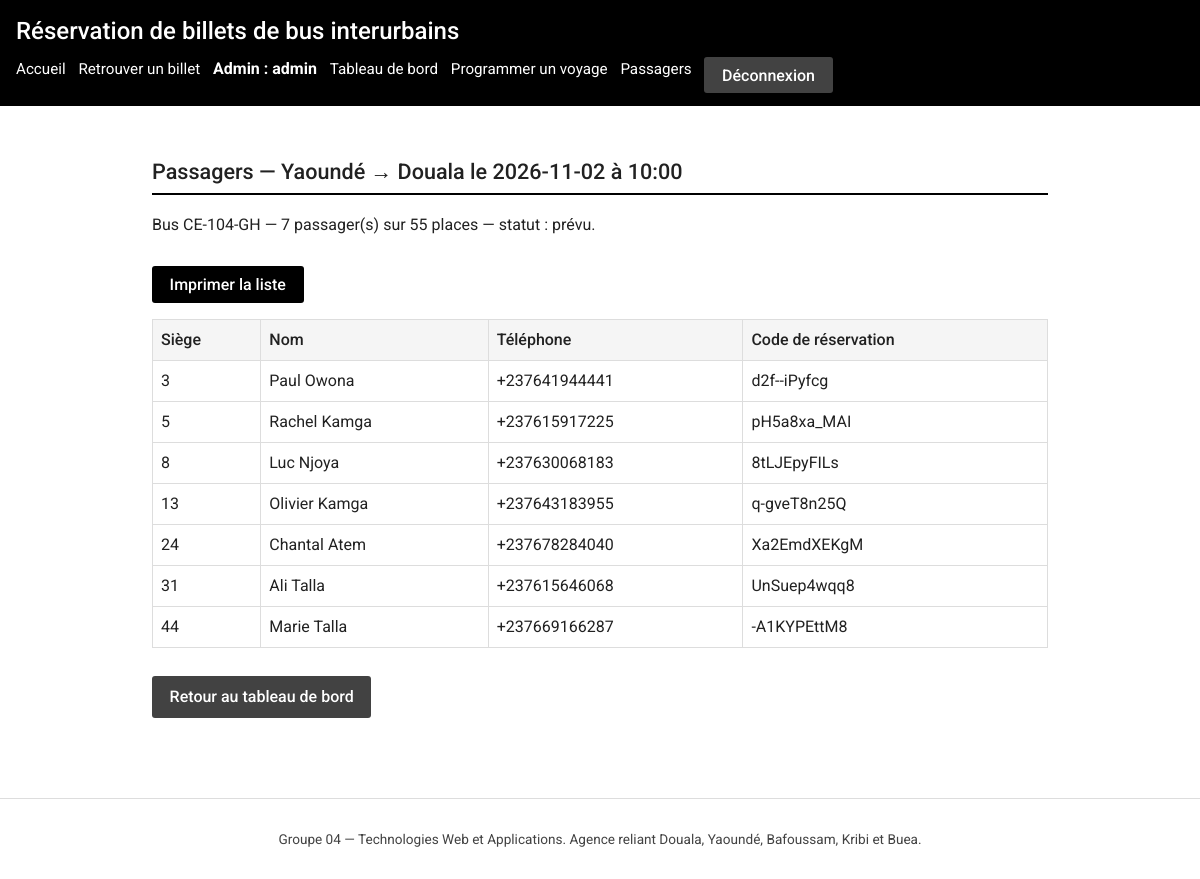
The app's page /admin/voyages/58/passagers (signed in), older data.
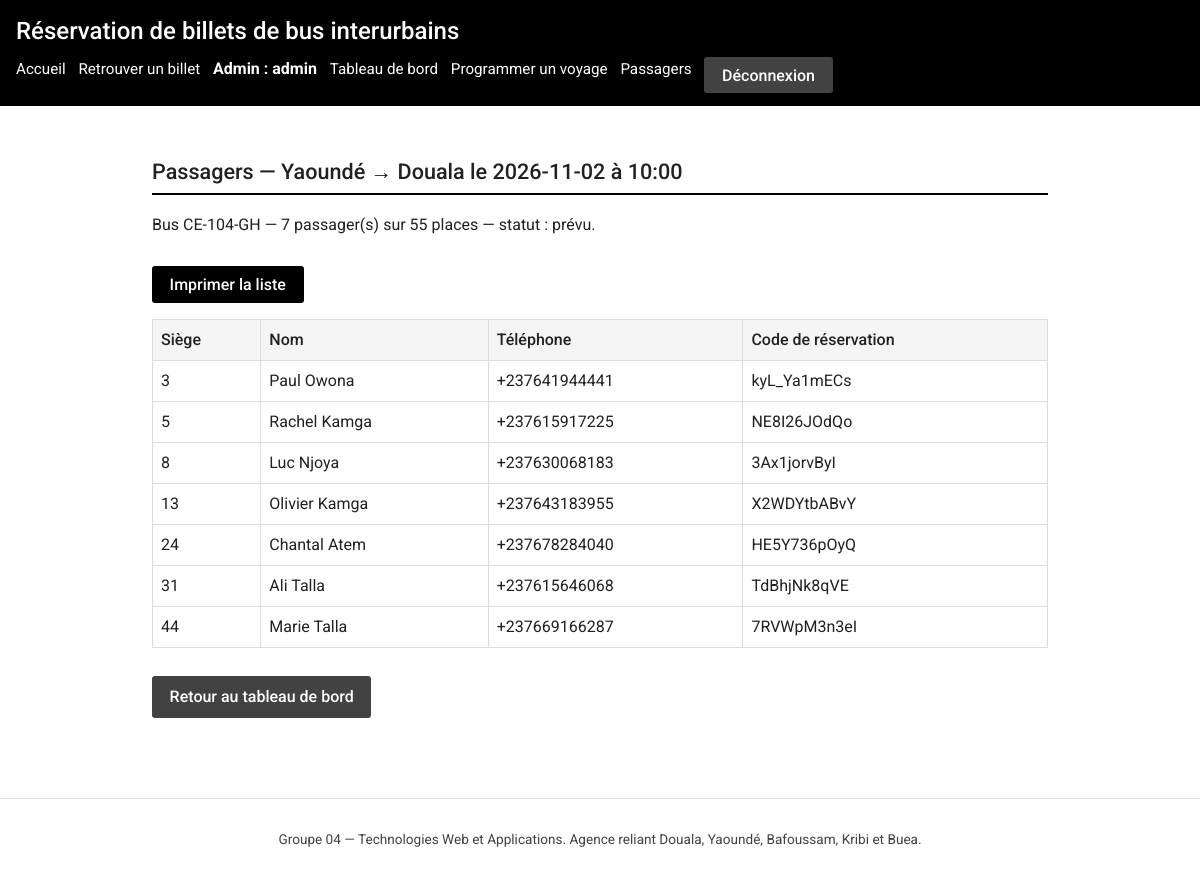
The same page, newer data.
### tables this page shows
CREATE TABLE billets (
    id               INTEGER PRIMARY KEY AUTOINCREMENT,
    voyage_id        INTEGER NOT NULL REFERENCES voyages(id),
    numero_siege     INTEGER NOT NULL CHECK (numero_siege >= 1),
    nom              TEXT NOT NULL,
    telephone        TEXT NOT NULL,
    piece_identite   TEXT NOT NULL,
    code_reservation TEXT NOT NULL UNIQUE,
    date_achat       TEXT NOT NULL,     -- format ISO AAAA-MM-JJ
    -- Anti double-vente : un siège jamais deux fois pour le même voyage
    UNIQUE (voyage_id, numero_siege)
);

### app.py (the view)
@app.route("/admin/voyages/<int:voyage_id>/passagers")
@administrateur_requis
def admin_passagers(voyage_id):
    bdd = get_db()
    voyage = bdd.execute(
        """SELECT v.id, v.date, v.heure, v.statut,
                  t.ville_depart, t.ville_arrivee,
                  b.immatriculation, b.nombre_places
           FROM voyages v
           JOIN trajets t ON t.id = v.trajet_id
           JOIN bus b ON b.id = v.bus_id
           WHERE v.id = ?""",
        (voyage_id,),
    ).fetchone()
    if voyage is None:
        flash("Voyage introuvable.", "erreur")
        return redirect(url_for("admin_tableau"))
    passagers = bdd.execute(
        """SELECT nom, telephone, numero_siege, code_reservation
           FROM billets WHERE voyage_id = ?
           ORDER BY numero_siege""",
        (voyage_id,),
    ).fetchall()
    return render_template(
        "admin/passagers.html", voyage=voyage, passagers=passagers
    )

### app.py (called while the page is built)
def get_db():
    if "bdd" not in g:
        g.bdd = sqlite3.connect(CHEMIN_BDD)
        g.bdd.row_factory = sqlite3.Row
        g.bdd.execute("PRAGMA foreign_keys = ON")
    return g.bdd

@app.teardown_appcontext
def fermer_bdd(exception):
    bdd = g.pop("bdd", None)
    if bdd is not None:
        bdd.close()

def administrateur_requis(vue):
    @wraps(vue)
    def enveloppe(*args, **kwargs):
        if session.get("admin_id") is None:
            flash("Accès refusé : connectez-vous à l'administration.", "erreur")
            return redirect(url_for("admin_connexion"))
        return vue(*args, **kwargs)
    return enveloppe

### templates/admin/passagers.html (shortened to what this page needs)
{% extends "admin/base_admin.html" %}
{% block liens_admin %}
  <li><a href="{{ url_for('admin_passagers', voyage_id=voyage.id) }}">Passagers</a></li>
{% endblock %}
{% block contenu_admin %}
<section>
  <h2>Passagers — {{ voyage.ville_depart }} → {{ voyage.ville_arrivee }}
      le {{ voyage.date }} à {{ voyage.heure }}</h2>
  <p class="pas-a-imprimer">
    Bus {{ voyage.immatriculation }} — {{ passagers|length }} passager(s)
    sur {{ voyage.nombre_places }} places — statut : {{ voyage.statut }}.
  </p>
  <p class="pas-a-imprimer">
    <button type="button" onclick="window.print()">Imprimer la liste</button>
  </p>
  {% if passagers %}
    <table>
      <thead>
        <tr>
          <th scope="col">Siège</th>
          <th scope="col">Nom</th>
          <th scope="col">Téléphone</th>
          <th scope="col">Code de réservation</th>
        </tr>
      </thead>
      <tbody>
        {% for passager in passagers %}
          <tr>
            <td>{{ passager.numero_siege }}</td>
            <td>{{ passager.nom }}</td>
            <td>{{ passager.telephone }}</td>
            <td>{{ passager.code_reservation }}</td>
          </tr>
        {% endfor %}
      </tbody>
    </table>
  {% else %}
    <p>Aucun passager pour ce voyage.</p>
  {% endif %}
  <p class="pas-a-imprimer">
    <a class="btn secondary" href="{{ url_for('admin_tableau') }}">Retour au tableau de bord</a>
  </p>
</section>
{% endblock %}

Row changes from the older to the newer data that the page shows:
changed billets "Paul Owona": code_reservation "d2f--iPyfcg" → "kyL_Ya1mECs"
changed billets "Rachel Kamga": code_reservation "pH5a8xa_MAI" → "NE8I26JOdQo"
changed billets "Luc Njoya": code_reservation "8tLJEpyFILs" → "3Ax1jorvByI"
changed billets "Olivier Kamga": code_reservation "q-gveT8n25Q" → "X2WDYtbABvY"
changed billets "Chantal Atem": code_reservation "Xa2EmdXEKgM" → "HE5Y736pOyQ"
changed billets "Ali Talla": code_reservation "UnSuep4wqq8" → "TdBhjNk8qVE"
changed billets "Marie Talla": code_reservation "-A1KYPEttM8" → "7RVWpM3n3eI"
